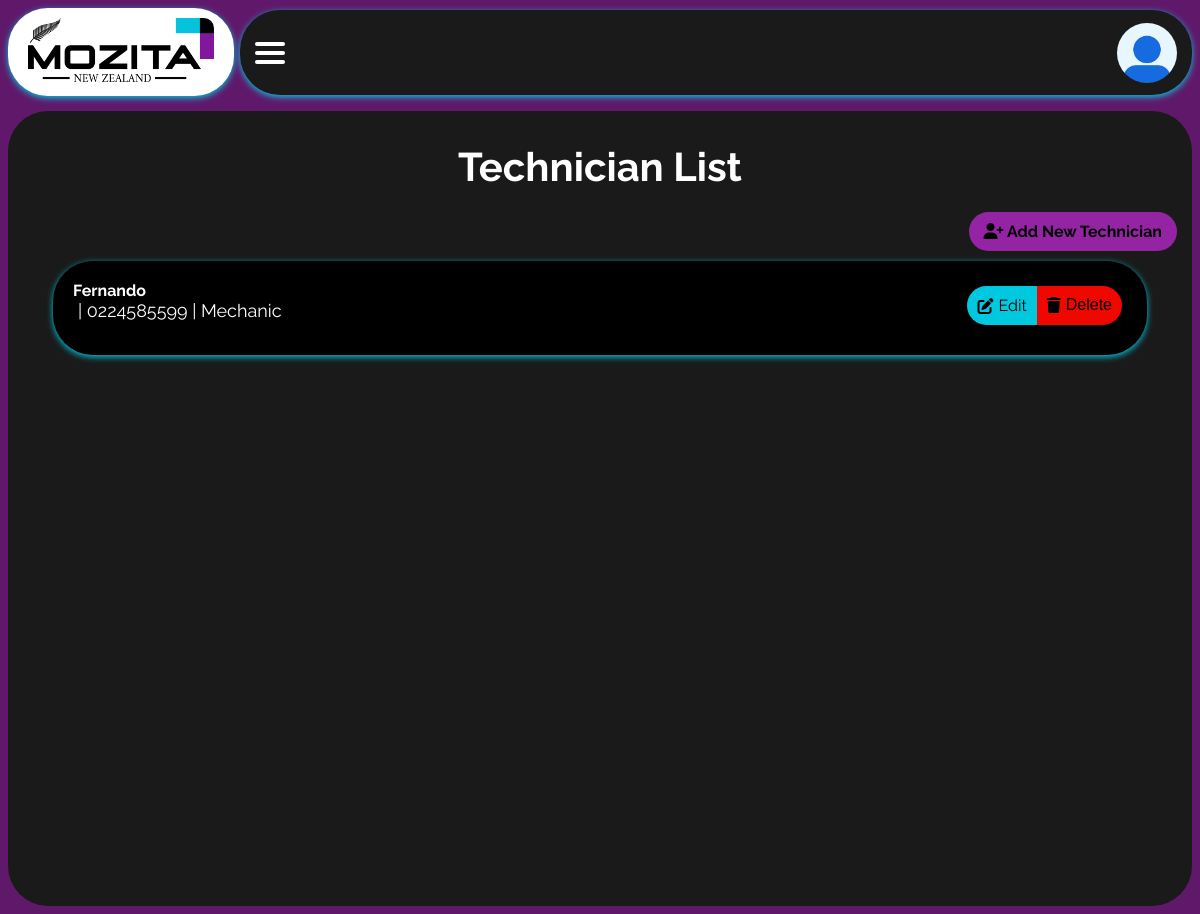
The page /technicians (signed in) on the database its author committed.
### app/models.py (models this page shows)
class Technician(db.Model):
    __tablename__ = 'technicians'
    id = db.Column(db.Integer, primary_key=True)
    name = db.Column(db.String(120), nullable=False)
    phone = db.Column(db.String(20))
    specialization = db.Column(db.String(120))
    user_id = db.Column(db.Integer, db.ForeignKey('user.id'), unique=True)
    user = db.relationship('User', backref=db.backref('technician',
                           uselist=False))
    jobs = db.relationship('Job', back_populates='technician')

### app/routes.py (the view)
@main.route('/technicians')
@login_required
def technicians():
    if current_user.role == 'reception':
        flash("Access denied. Reception users can only access dashboard.",
              "error")
        return redirect(url_for('main.shift_dashboard'))
    technicians = Technician.query.all()
    return render_template('technicians.html', technicians=technicians)

### app/models.py (called while the page is built)
@login_manager.user_loader
def load_user(user_id):
    return User.query.get(int(user_id))

### app/templates/technicians.html (shortened to what this page needs)
{% extends "layout.html" %}
{% block extra_css %}
<link rel="stylesheet" href="https://cdnjs.cloudflare.com/ajax/libs/font-awesome/6.4.0/css/all.min.css">
<link rel="stylesheet" href="{{ url_for('static', filename='css/technicians.css') }}">
{% endblock %}
{% block content %}
<h2>Technician List</h2>
{% if current_user.role == 'admin' %}
<div class="action-bar">
  <a href="{{ url_for('main.add_technician') }}" class="btn-add" aria-label="Add new technician">
    <i class="fas fa-user-plus"></i> Add New Technician
  </a>
</div>
{% endif %}
<ul class="technician-list">
  {% for tech in technicians %}
  <li class="technician-item">
    <div class="technician-info">
      <strong>{{ tech.name }}</strong><br>
      <small>{{ tech.email }} | {{ tech.phone }} | {{ tech.specialization }}</small>
    </div>
    {% if current_user.role == 'admin' %}
    <div class="technician-actions">
      <a href="{{ url_for('main.edit_technician', id=tech.id) }}" class="edit-button" aria-label="Edit {{ tech.name }}">
        <i class="fas fa-edit"></i> Edit
      </a>
      <form action="{{ url_for('main.delete_technician', id=tech.id) }}" method="POST" class="delete-form">
        <button type="submit" class="delete-button"
                onclick="return confirm('Are you sure you want to delete {{ tech.name }}?')"
                aria-label="Delete {{ tech.name }}">
          <i class="fas fa-trash"></i> Delete
        </button>
      </form>
    </div>
    {% endif %}
  </li>
  {% endfor %}
</ul>
{% endblock %}

### app/static/css/main.css (style rules this page uses)
body { font-family: 'Raleway', sans-serif; background-color: #60196a; color: white; margin: 0; padding: 0; }

### app/static/css/technicians.css (style rules this page uses)
h2 { text-align: center; margin: 0; padding: 2rem; font-size: 2.5rem; color: #fff; }
.action-bar { text-align: right; margin: 0 15px 20px; }
.btn-add { background-color: #9424a3; color: #000; padding: 10px 15px; border-radius: 40px; text-decoration: none; font-weight: bold; transition: background-color 0.3s ease; }
.technician-list { display: flex; flex-direction: column; align-items: center; justify-content: center; list-style-type: none; padding: 0; margin: 0 15px 20px 15px; gap: 15px; }
.technician-item { background-color: rgb(0, 0, 0); box-shadow: 0 2px 6px #00C8DF; border-radius: 40px; width: calc(100% - 100px); display: flex; justify-content: space-between; align-items: flex-start; padding: 20px; transition: all 0.3s ease; }
.technician-info small { font-size: 18px; color: #ffffff; padding: 5px; }
.technician-actions { display: flex; padding: 5px; gap: 0; }
.edit-button { background-color: #00C8DF; color: rgb(0, 0, 0); padding: 10px; margin-bottom: 5px; border: none; border-top-left-radius: 40px; border-bottom-left-radius: 40px; cursor: pointer; transition: background-color 0.3s ease; font-size: 16px; text-decoration: none; display: flex; align-items: center; }
.delete-button { background-color: #ee0800; color: rgb(0, 0, 0); padding: 10px 10px 11px 10px; margin-bottom: 5px; border: none; border-top-right-radius: 40px; border-bottom-right-radius: 40px; cursor: pointer; transition: background-color 0.3s ease; font-size: 16px; display: flex; align-items: center; }
.edit-button i, .delete-button i { margin-right: 5px; }

### rows shown on the page
Technician: name "Fernando", phone "0224585599", specialization "Mechanic"
